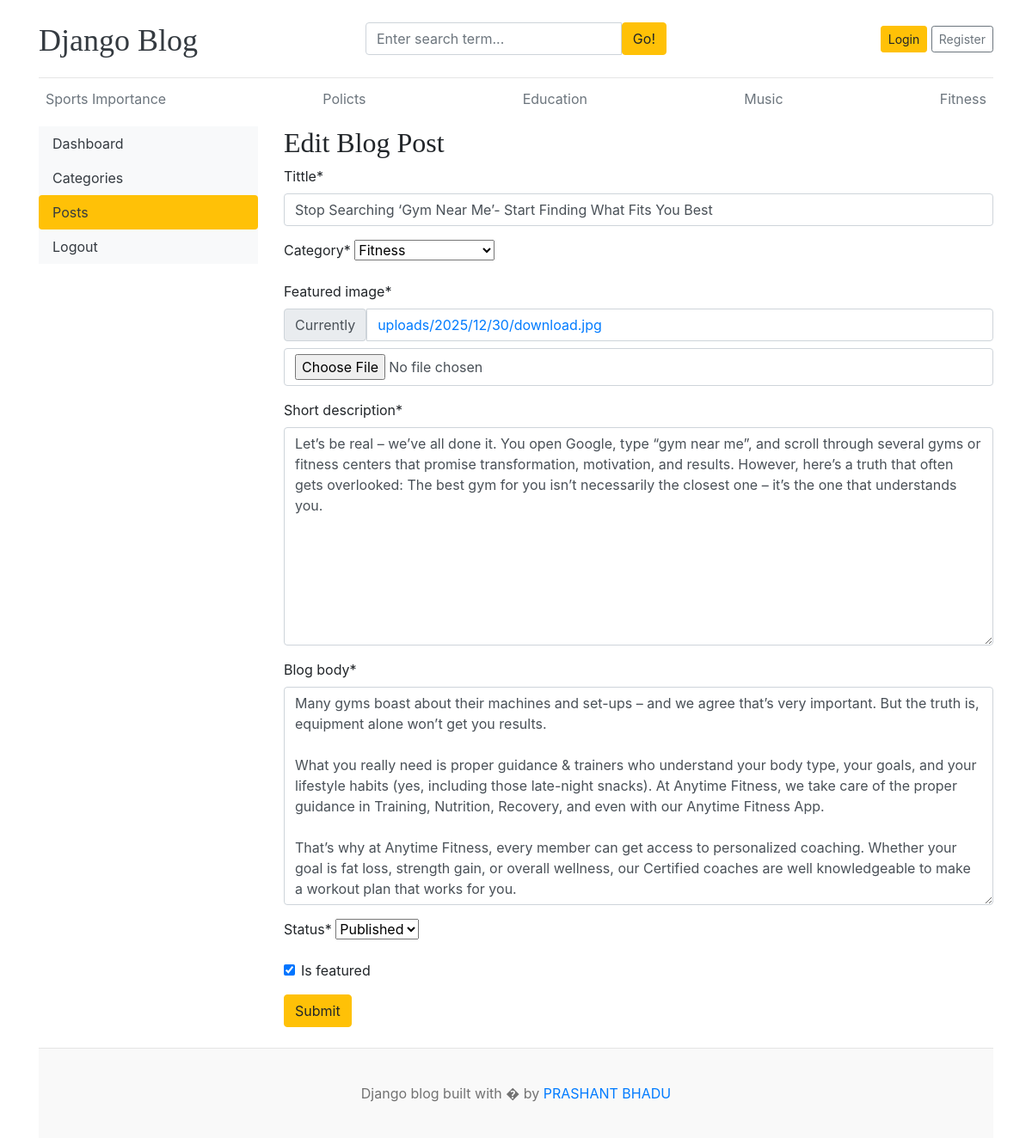
Page /dashboard/posts/edit/4/ on the committed database.
### blogs/models.py (models this page shows, shortened)
class Category(models.Model):
    category_name = models.CharField(max_length=50, unique=True)
    created_at = models.DateTimeField(auto_now_add=True)
    updated_at = models.DateTimeField(auto_now=True)
    class Meta:
        verbose_name_plural = 'categories'
    def __str__(self):
        return self.category_name

class Blog(models.Model):
    tittle = models.CharField(max_length=100)
    slug = models.SlugField(max_length=150, unique = True, blank=True)
    category = models.ForeignKey(Category, on_delete=models.CASCADE)
    author = models.ForeignKey(User, on_delete=models.CASCADE)
    featured_image = models.ImageField(upload_to='uploads/%Y/%m/%d')
    short_description = models.TextField(max_length=500)
    blog_body = models.TextField(max_length=2000)
    status = models.CharField(max_length=20,choices=STATUS_CHOICES, default="Draft")
    is_featured = models.BooleanField(default=False)
    created_at = models.DateTimeField(auto_now_add=True)
    updated_at = models.DateTimeField(auto_now=True)

### dashboards/views.py (the view, shortened to what this page needs)
# urls.py: path('posts/edit/<int:pk>/', views.edit_post, name='edit_post'),
def edit_post(request,pk):
    post = get_object_or_404(Blog, pk=pk)
    form = BlogPostForm(instance=post)
    context = {
        'form': form,
        'post': post,
    }
    return render(request,'dashboard/edit_post.html', context)

### dashboards/forms.py
class BlogPostForm(forms.ModelForm):
    class Meta:
        model = Blog
        fields = ('tittle', 'category', 'featured_image', 'short_description', 'blog_body', 'status', 'is_featured')

### blogs/context_processors.py (called while the page is built)
def get_categories(request):
    categories= Category.objects.all()
    return dict(categories=categories)

def get_social_links(request):
    social_links=SocialLink.objects.all()
    return dict(social_links=social_links)

### templates/dashboard/edit_post.html (shortened to what this page needs)
{% extends 'base.html' %}
{% block content %}
{% load crispy_forms_tags %}
<div class="row">
     {% include 'dashboard/sidebar.html' %}
    <div class="col-md-9">
        <h2>Edit Blog Post </h2>
        <form action="{% url 'edit_post' post.id %}" method="POST" enctype="multipart/form-data">
            {{form | crispy}}
            <button type="submit" class="btn btn-warning">Submit</button>
        </form>
        <br>
    </div>
</div>
{% endblock %}

### templates/base.html (shortened to what this page needs)
{% load static %}
<!DOCTYPE html>
<html lang="en">
<head>
    <link href="https://getbootstrap.com/docs/4.0/dist/css/bootstrap.min.css" rel="stylesheet">
    <link href="{% static 'css/blog.css' %}" rel="stylesheet">
    <link rel="stylesheet" href="https://cdnjs.cloudflare.com/ajax/libs/font-awesome/4.7.0/css/font-awesome.min.css">
  </head>
<body>
    <div class="container">
      <header class="blog-header py-3">
        <div class="row flex-nowrap justify-content-between align-items-center">
          <div class="col-4 pt-1">
            <a class="blog-header-logo text-dark" href="/">Django Blog</a>
          </div>
          <div class="col-4">
            <form action="{% url 'search' %}" method="GET">
                <div class="input-group">
                        <input class="form-control" type="text" name="keyword" placeholder="Enter search term..." aria-label="Enter search term..." aria-describedby="button-search" />
                        <button type="submit" class="btn btn-warning" id="button-search" type="button">Go!</button>
                    </div>
            </form>
          </div>
          <div class="col-4 d-flex justify-content-end align-items-center">
            {% if not user.is_authenticated %}
            <a class="btn btn-sm btn-warning" href="{% url 'login' %}">Login</a> &nbsp;
            <a class="btn btn-sm btn-outline-secondary" href="{% url 'register' %}">Register</a>
            {% else %}
            <span><a href="{% url 'dashboard' %}">Dashboard</a> </span>
            &emsp;
            <span><a href="{% url 'logout' %}">Logout</a></span>
            {%endif%}
          </div>
        </div>
      </header>
      <div class="nav-scroller py-1 mb-2">
        <nav class="nav d-flex justify-content-between">
          {% for cat in categories %}
          <a class="p-2 text-muted" href="{% url 'posts_by_category' cat.id %}">{{cat.category_name}}</a>
          {% endfor %}
        </nav>
      </div>
 {% block content %}
 {% endblock %}
<footer class="blog-footer">
  <p>Django blog built with � by <a href="#">PRASHANT BHADU</a></p>
</footer>
</body>
</html>

### blog_main/static/css/blog.css (style rules this page uses)
.blog-header { border-bottom: 1px solid #e5e5e5; }
.blog-header-logo { font-family: "Playfair Display", Georgia, "Times New Roman", serif; font-size: 2.25rem; }
h1, h2, h3, h4, h5, h6 { font-family: "Playfair Display", Georgia, "Times New Roman", serif; }
.blog-footer { padding: 2.5rem 0; color: #727272; text-align: center; background-color: #f9f9f9; border-top: .05rem solid #e5e5e5; }
.blog-footer p:last-child { margin-bottom: 0; }

### rows in the picture
Category: category_name "Sports Importance"
Category: category_name "Policts"
Category: category_name "Education"
Category: category_name "Music"
Category: category_name "Fitness"
Blog: tittle "Stop Searching ‘Gym Near Me’- Start Finding What Fits You Best", category "Fitness", short_description "Let’s be real – we’ve all done it. You open Google, type “gym near me”, and scroll through several gyms or fitness centers that promise transformation, motivation, and results. However, here’s a truth that often gets overlooked: The best gym for you isn’t necessarily the closest one – it’s the one that understands you.", blog_body "Many gyms boast about their machines and set-ups – and we agree that’s very important. But the truth is, equipment alone won’t get you results. What you really need is proper guidance & trainers who understand your body type, your goals, and your lifestyle habits (yes, including those late-night snacks). At Anytime Fitness, we take care of the proper guidance in Training, Nutrition, Recovery, and even with our Anytime Fitness App. That’s why at Anytime Fitness, every member can get access to personalized coaching. Whether your goal is fat loss, strength gain, or overall wellness, our Certified coaches are well knowledgeable to make a workout plan that works for you.", status "Published", is_featured "☑"
